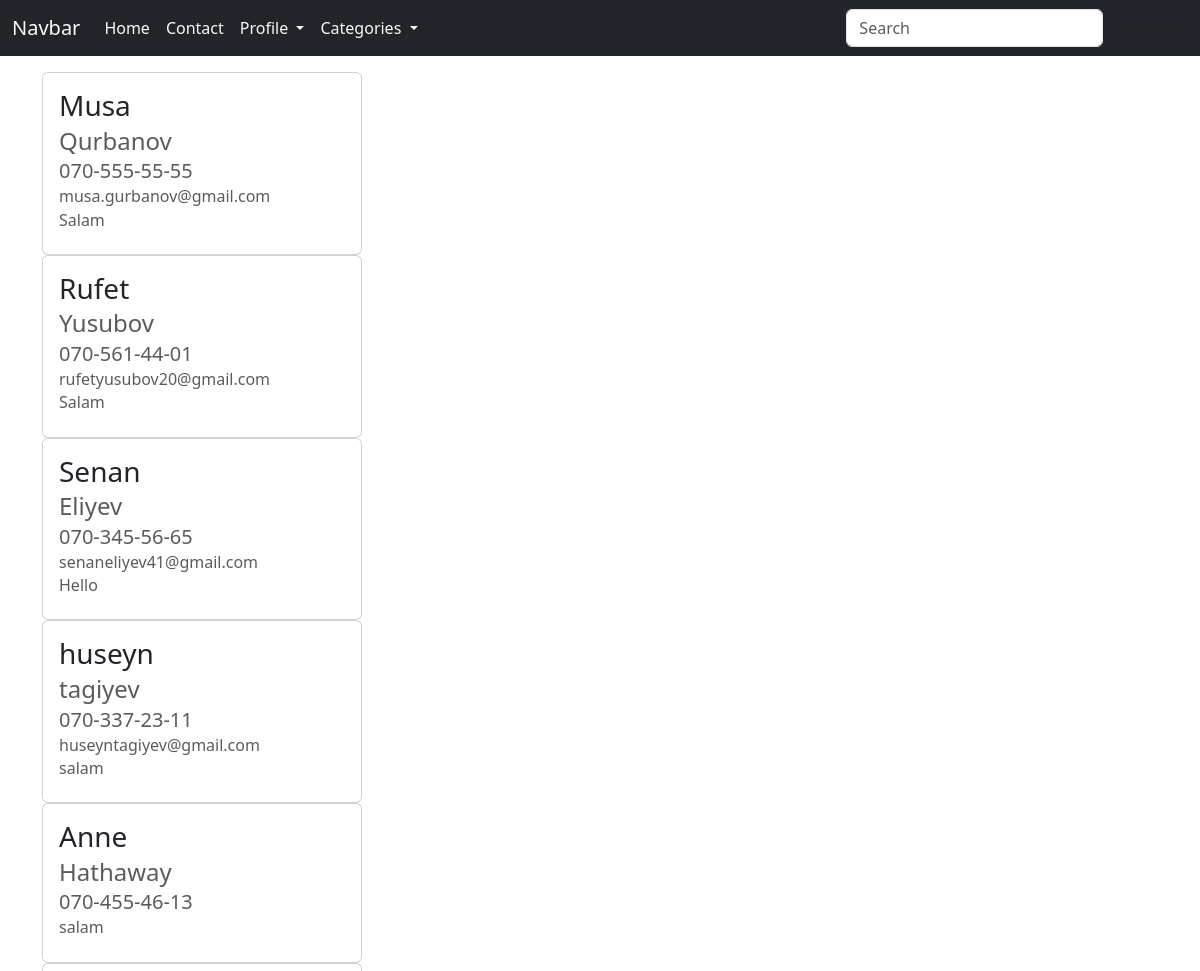
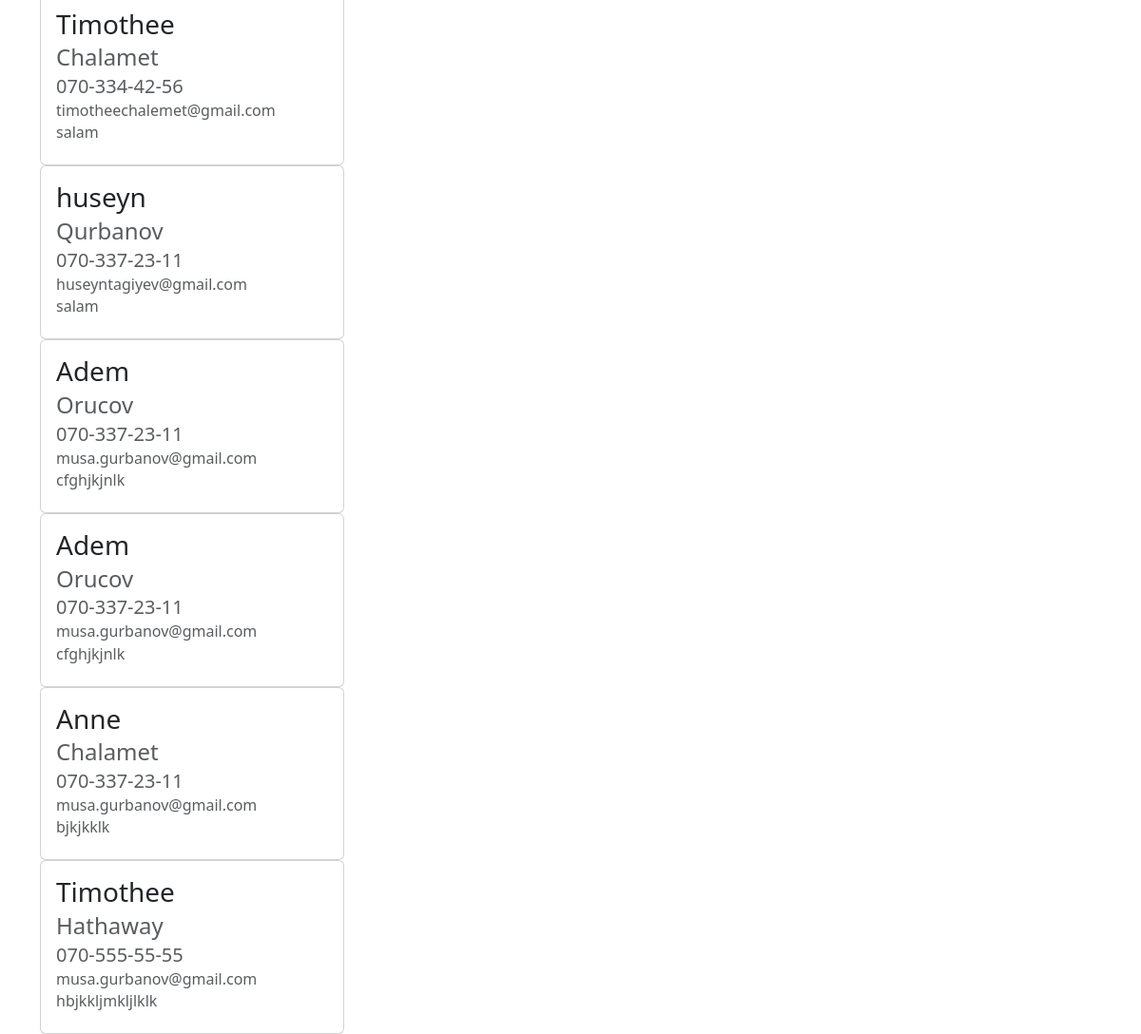
/contaction/messages/ (signed in), run on the app's committed database (2 pictures, top to bottom).
### contact/models.py (models this page shows, shortened)
class ContactModel(models.Model):
    name = models.CharField(max_length=100)
    surname = models.CharField(max_length=100)
    email = models.EmailField()
    telephone = models.CharField(max_length=100)
    message = models.TextField(blank=True, null=True)

### contact/views.py (the view)
# urls.py: path('messages/',views.MessagesView.as_view(),name='messages')
class MessagesView(View):
    def get(self,request,*args,**kwargs):
        if not request.user.is_staff:
            raise Http404
        categories = Category.objects.all()
        profile = ContactModel.objects.order_by("id")
        context = {
            "profiles" : profile,
            "categories" : categories
        }
        return render(request,'messages.html',context)

### templates/messages.html (shortened to what this page needs)
{% extends 'base.html' %}
{% block content %}
<div class = "container mt-3">
  {% for profile in profiles %}
  <div class="card" style="width: 20rem;">
    <div class="card-body">
      <h3 class="card-title">{{profile.name}}</h3>
      <h4 class="card-subtitle mb-2 text-body-secondary">{{profile.surname}}</h4>
      <h5 class="card-subtitle mb-2 text-body-secondary">{{profile.telephone}}</h5>
      <h6 class="card-subtitle mb-2 text-body-secondary">{{profile.email}}</h6>
      <h6 class="card-subtitle mb-2 text-body-secondary">{{profile.message}}</h6>
    </div>
  </div>
  {% endfor %}
  {% endblock %}

### data on the page
ContactModel: name "Musa", surname "Qurbanov", telephone "070-555-55-55", email "musa.gurbanov@gmail.com", message "Salam"
ContactModel: name "Rufet", surname "Yusubov", telephone "070-561-44-01", email "rufetyusubov20@gmail.com", message "Salam"
ContactModel: name "Senan", surname "Eliyev", telephone "070-345-56-65", email "senaneliyev41@gmail.com", message "Hello"
ContactModel: name "huseyn", surname "tagiyev", telephone "070-337-23-11", email "huseyntagiyev@gmail.com", message "salam"
ContactModel: name "Anne", surname "Hathaway", telephone "070-455-46-13", message "salam"
ContactModel: name "Timothee", surname "Chalamet", telephone "070-334-42-56", email "timotheechalemet@gmail.com", message "salam"
ContactModel: name "huseyn", surname "Qurbanov", telephone "070-337-23-11", email "huseyntagiyev@gmail.com", message "salam"
ContactModel: name "Adem", surname "Orucov", telephone "070-337-23-11", email "musa.gurbanov@gmail.com", message "cfghjkjnlk"
ContactModel: name "Adem", surname "Orucov", telephone "070-337-23-11", email "musa.gurbanov@gmail.com", message "cfghjkjnlk"
ContactModel: name "Anne", surname "Chalamet", telephone "070-337-23-11", email "musa.gurbanov@gmail.com", message "bjkjkklk"
ContactModel: name "Timothee", surname "Hathaway", telephone "070-555-55-55", email "musa.gurbanov@gmail.com", message "hbjkkljmkljlklk"
